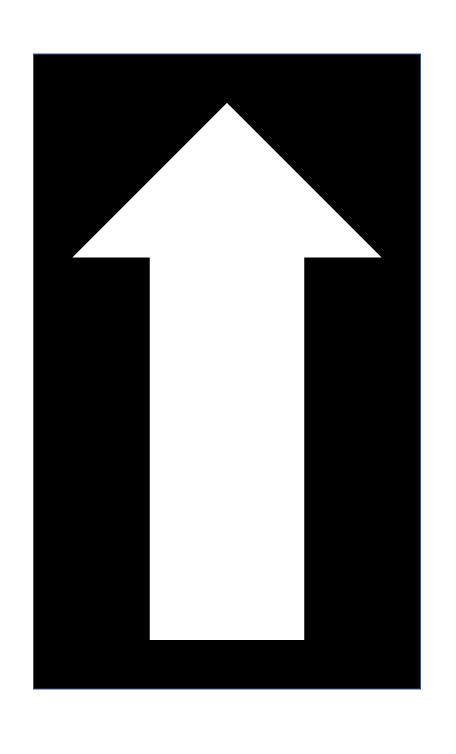
#> input picture arrow_box.png, 912 x 1508 px, found by its file name (shown at 1/2 size)
$ jupyter execute width_height_ratio.ipynb
#> lines starting #> are read from the running program, lines starting #| are printed output that depends on the picture; after the words box and inside, x2 and y2 are one past the last pixel; in counts of white or black regions, pixels touching at a corner belong together
### arrow_detecting/trials/detect_arrow.py
import cv2
import numpy as np
import time
import shapely
from scipy.spatial.transform import Rotation as R


# [7 lines left out: function setLabel, not called in this run]


def preprocessing(img):
    img_gray = cv2.cvtColor(img, cv2.COLOR_BGR2GRAY)
    _, img_bin = cv2.threshold(
        img_gray, -1, 255, cv2.THRESH_BINARY_INV | cv2.THRESH_OTSU
    )
    return img_bin


def detect_contours(img_bin):
    contours, hierarchy = cv2.findContours(
        img_bin, cv2.RETR_TREE, cv2.CHAIN_APPROX_NONE
    )
    return contours, hierarchy


def detect_approxs(contours):
    """detects approximated contours using cv2.approxPolyDP from input binary image.
    returns approxed contours.

    Args:
        img_bin (array):
    """
    approxes = {}
    for i in range(len(contours)):
        contour = contours[i]
        # cv2.putText(img,f'{i}',contours[i][0][0],cv2.FONT_HERSHEY_SIMPLEX,1,(0,0,255),3)
        if cv2.contourArea(contour) < 400:  # 노이즈 제거, 너무 작으면 무시
            continue
        if not shapely.Polygon(contour[:, 0, :]).is_valid:
            continue

        eps = cv2.arcLength(contour, True)                                  # contour의 길이
        approx = cv2.approxPolyDP(contour, epsilon=eps * 0.02, closed=True) # contour에서 다각형 추정

        # cv2.putText(img,f'vtc:{vtc}',approx[0][0],cv2.FONT_HERSHEY_SIMPLEX,1,(255,100,0),3)
        approxes[i] = approx
    return approxes


def find_arrow_like(approxes: dict, hierarchies):
    arrow_like = {}
    points_ls = {}
    parents_approx = {}
    for i in approxes.keys():
        approx = approxes[i]
        hierarchy = hierarchies[0][i]
        parent = hierarchy[3]
        if len(approx) == 7:
            if parent != -1:
                if parent not in approxes.keys():
                    continue
                parent_approx = approxes[parent]
                if len(parent_approx) == 4:
                    hull = cv2.convexHull(approx, returnPoints=False)
                    if hull is not None:
                        try:
                            defects = cv2.convexityDefects(approx, hull)
                        except:
                            print(f"****")
                            continue
                        if defects is not None:
                            if len(defects) == 2:
                                points = np.array(
                                    [defects[0][0][:2], defects[1][0][:2]]              # defect의 시작점,끝점
                                )
                                if not ((points[:, 0] - points[:, 1]) % 7 == 5).all():  # defect 간의 거리가 2가 아니면 continue
                                    continue
                                if (
                                    points[0, 1] == points[1, 0]
                                    or points[0, 0] == points[1, 1]     #defect 간 시작점, 끝점 일치하면 continue
                                ):
                                    continue
                                arrow_like[i] = approx
                                points_ls[i] = points
                                parents_approx[i] = parent_approx
    return arrow_like, points_ls, parents_approx


# [7 lines left out: function find_angle_vector, not called in this run]


def find_arrow_like_properties(approx, contour, points):
    M = cv2.moments(contour)
    cx = int(M["m10"] / M["m00"])   # 폐곡선의 중심 계산
    cy = int(M["m01"] / M["m00"])
    center = np.array([cx, cy])

    head_n = 21 - np.sum(points[:, 0] + 1) - np.sum(points.reshape(4))  # 0~6의 합 - defect들의 위치의 합 - defect 시작점,끝점의 합 = head의 위치
    head = approx[head_n][0]
    right = approx[(head_n + 1) % 7][0] #right = head_n+1번째 꼭짓점의 위치
    left = approx[(head_n - 1) % 7][0]  #left = head_n-1번째 꼭짓점의 위치

    # 중심축에서 오른쪽, 왼쪽 까지의 거리, https://stackoverflow.com/questions/39840030/distance-between-point-and-a-line-from-two-points 참조
    right_distance = np.linalg.norm(
        np.cross(center - head, head - right)
    ) / np.linalg.norm(center - head)
    left_distance = np.linalg.norm(
        np.cross(center - head, head - left)
    ) / np.linalg.norm(center - head)
    head_distance = np.linalg.norm(
        np.cross(left - right, right - head)
    ) / np.linalg.norm(left - right)
    intersection = line_intersection([head, center], [right, left])

    properties = {
        "M": M,
        "center": center,
        "head": head,
        "right": right,
        "left": left,
        "right_distance": right_distance,
        "left_distance": left_distance,
        "head_distance": head_distance,
        "intersection": intersection,
    }

    return properties


# [16 lines left out: function draw, not called in this run]


def detect_arrow(img):
    """detect arrow from captured image

    Args:
        img (_type_): captured image

    Returns:
        list: list of detected arrows' properties(dict).
        - each properties contains
            - contour
            - approx of hull
            - parent's approx
            - left, right distance
            - intersection point between head-center line, right-left line
    """
    arrows = []
    img_bin = preprocessing(img)
    contours, hierarchy = detect_contours(img_bin)
    approxes = detect_approxs(contours)
    arrow_like, points_ls, parents = find_arrow_like(approxes, hierarchy)
    for i in arrow_like.keys():
        properties = find_arrow_like_properties(
            arrow_like[i], contours[i], points_ls[i]
        )
        properties["contour"] = contours[i]
        properties["approx"] = arrow_like[i]
        properties["parent"] = parents[i]
        if (
            abs(properties["left_distance"] - properties["right_distance"])     # 오른쪽 왼쪽 꼭짓점 간의 거리가 둘 중 긴 거리의 20% 보다 크면 continue
            / max(properties["left_distance"], properties["right_distance"])    # 화살표는 좌우 대칭으로 가정, 거리 측정 오차 20%로 가정
            < 0.2
        ):
            if (
                cv2.pointPolygonTest(contours[i], properties["intersection"], False)    #교차점이 contour 안에 있지 않은면 continue
                == 1
            ):
                arrows.append(properties)
    return arrows


def line_intersection(
    line1, line2
):  # from https://stackoverflow.com/questions/20677795/how-do-i-compute-the-intersection-point-of-two-lines
    xdiff = (line1[0][0] - line1[1][0], line2[0][0] - line2[1][0])
    ydiff = (line1[0][1] - line1[1][1], line2[0][1] - line2[1][1])

    def det(a, b):
        return a[0] * b[1] - a[1] * b[0]

    div = det(xdiff, ydiff)
    if div == 0:
        raise Exception("lines do not intersect")

    d = (det(*line1), det(*line2))
    x = det(d, xdiff) / div
    y = det(d, ydiff) / div
    return int(x), int(y)


# [69 lines that do not run on import are left out]

### arrow_detecting/trials/width_height_ratio.ipynb
[cell 1]
import numpy as np
import cv2
import matplotlib.pyplot as plt
import detect_arrow

[cell 2]
img=cv2.imread('/Users/hyeokbeom/Desktop/graduation_work/arrow_box.png')
#> img is the input picture: shape (1508, 912, 3); mean B, G, R 134.4, 134, 133.9
arrow=detect_arrow.detect_arrow(img)[0]
#> in preprocessing, `_, img_bin = cv2.threshold( img_gray, -1, 255, cv2.THRESH_BINARY_INV |..`:
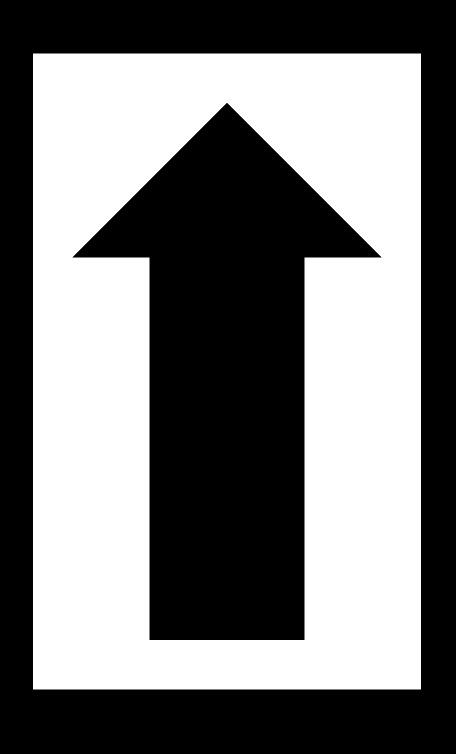
#> img_bin: shape (1508, 912) (shown at 1/2 size); 47.6% white; 1 white region
#> in detect_contours, `contours, hierarchy = cv2.findContours( img_bin, cv2.RETR_TREE, cv2.CH..`: contours = 2 contours; box (x1, y1, x2, y2) and area: (66, 107, 842, 1379) 985025, (144, 205, 764, 1281) 334322
#> the loop in detect_approxs, `for i in range(len(contours)):` made 2 passes
#> (eps, approx) on pass 1: (4092, [[66, 107], [66, 1378], [841, 1378], [841, 107]])
#> eps on pass 2: 3023.6
#> after the loop in detect_approxs, `for i in range(len(contours)):`: approxes = 2 items
#> the loop in find_arrow_like, `for i in approxes.keys():` made 2 passes
#> (parent, parent_approx, hull, defects) on pass 2: (0, [[66, 107], [66, 1378], [841, 1378], [841, 107]], [0, 1, 3, 4, 6], [[1, 3, 2, 38590], [4, 6, 5, 38598]])
#> (approx, parent) on pass 1: ([[66, 107], [66, 1378], [841, 1378], [841, 107]], -1)
#> after the loop in find_arrow_like, `for i in approxes.keys():`: arrow_like = 1 item; parents_approx = {1: [[66, 107], [66, 1378], [841, 1378], [841, 107]]}; points_ls = {1: [[1, 3], [4, 6]]}
#> in detect_arrow, `arrow_like, points_ls, parents = find_arrow_like(approxes, hierarchy)`: arrow_like = 1 item; points_ls = {1: [[1, 3], [4, 6]]}; parents has the same summary as parents_approx in find_arrow_like
#> the loop in detect_arrow, `for i in arrow_like.keys():` made 1 pass
#> (cx in find_arrow_like_properties, cy in find_arrow_like_properties, head_n in find_arrow_like_properties, head in find_arrow_like_properties, right in find_arrow_like_properties, left in find_arrow_like_properties, right_distance in find_arrow_like_properties, left_distance in find_arrow_like_properties) on pass 1: (453, 757, 0, [453, 205], [763, 514], [144, 514], 310, 309)
#> after the loop in detect_arrow, `for i in arrow_like.keys():`: arrows = 1 item
#> arrow = 12 items

[cell 3]
cv2.drawContours(img,[arrow['approx'],arrow['parent']],-1,(0,0,255),3)
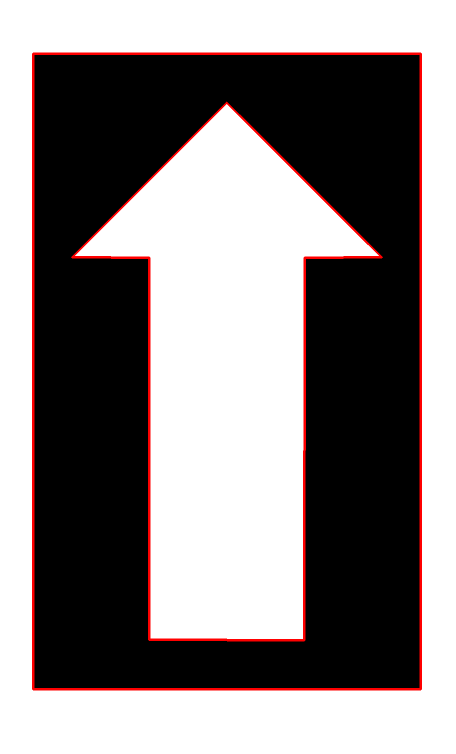
#> img: shape (1508, 912, 3) (shown at 1/2 size); 2.51% of pixels changed, all inside (x1, y1, x2, y2) = (64, 105, 844, 1381)
plt.imshow(cv2.cvtColor(img,cv2.COLOR_BGR2RGB))
plt.show()

[cell 4]
box=arrow['parent']
#> box = [[66, 107], [66, 1378], [841, 1378], [841, 107]]

[cell 5]
w,h=box[3][0]-box[1][0]
#> w = 775; h = -1271
h=-h
#> h = 1271

[cell 6]
print(f"w{w},h{h}")
#| w775,h1271

$ run again, with arrow.png copied over arrow_box.png
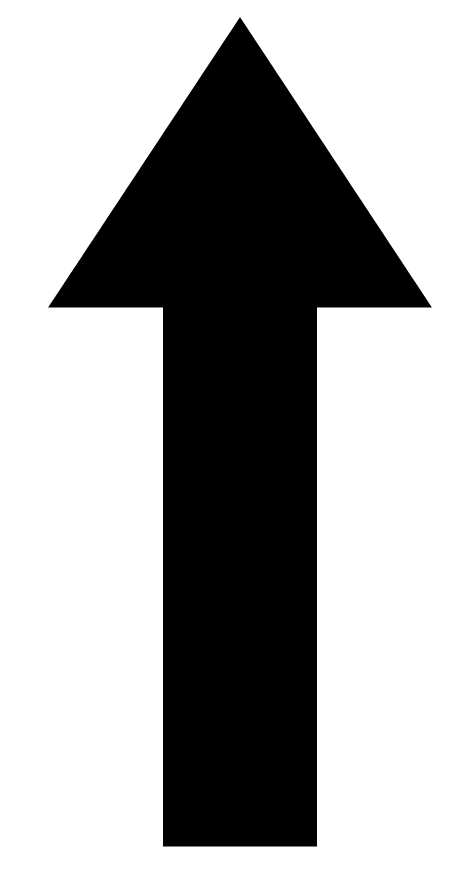
#> input picture arrow.png, 936 x 1750 px, found by its file name (shown at 1/2 size)
#> img is the input picture: shape (1750, 936, 3); min 0, max 255, mean 168.6
#> in preprocessing, `_, img_bin = cv2.threshold( img_gray, -1, 255, cv2.THRESH_BINARY_INV |..`:
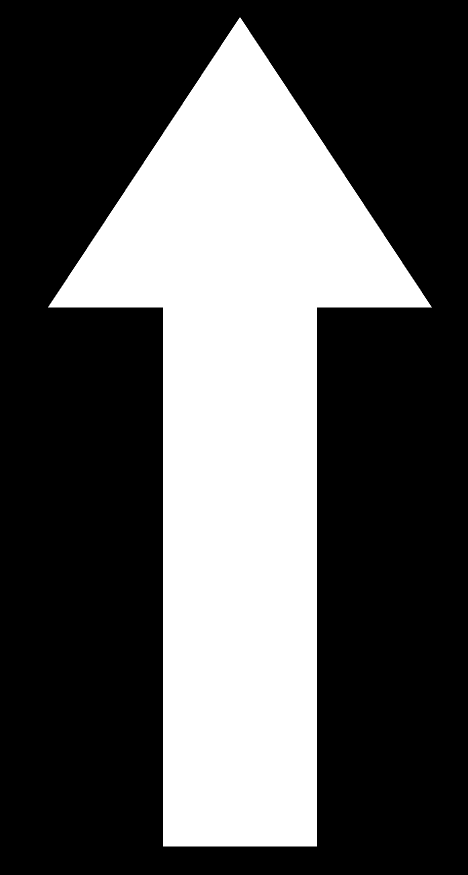
#> img_bin: shape (1750, 936) (shown at 1/2 size); 33.9% white; 1 white region
#> in detect_contours, `contours, hierarchy = cv2.findContours( img_bin, cv2.RETR_TREE, cv2.CH..`: contours = 1 contour; box (x1, y1, x2, y2) and area: (96, 35, 864, 1693) 553177
#> the loop in detect_approxs, `for i in range(len(contours)):` made 1 pass
#> eps on pass 1: 4398.1
#> after the loop in detect_approxs, `for i in range(len(contours)):`: approxes = 1 item
#> the loop in find_arrow_like, `for i in approxes.keys():` made 1 pass
#> parent on pass 1: -1
#> after the loop in find_arrow_like, `for i in approxes.keys():`: arrow_like = 0 items
#> after the loop in detect_arrow, `for i in arrow_like.keys():`: arrows = []
